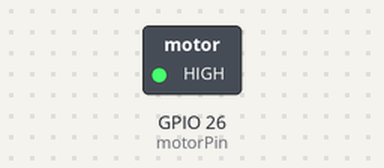
A sketch run on a simulated ESP32. Shown: switched loads named in the sketch (green lamp = pin HIGH). Dashed ring = blinking.

Above: at 0.5 s.
Timing chart, 0 to 4.6 s (numbered marks = the images above):
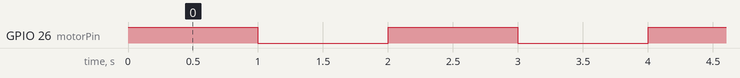

Measured:
- by itself, GPIO 26 (motorPin): alternates HIGH for 1.0 s and LOW for 1.0 s

The sketch:

vibrasjonesp32.ino
```cpp
int motorPin = 26; //motor transistor is connected to pin 26

void setup()
{
  pinMode(motorPin, OUTPUT);
}

void loop()
{
  digitalWrite(motorPin, HIGH); //vibrate
  delay(1000);  // delay one second
  digitalWrite(motorPin, LOW);  //stop vibrating
  delay(1000);
}
```
